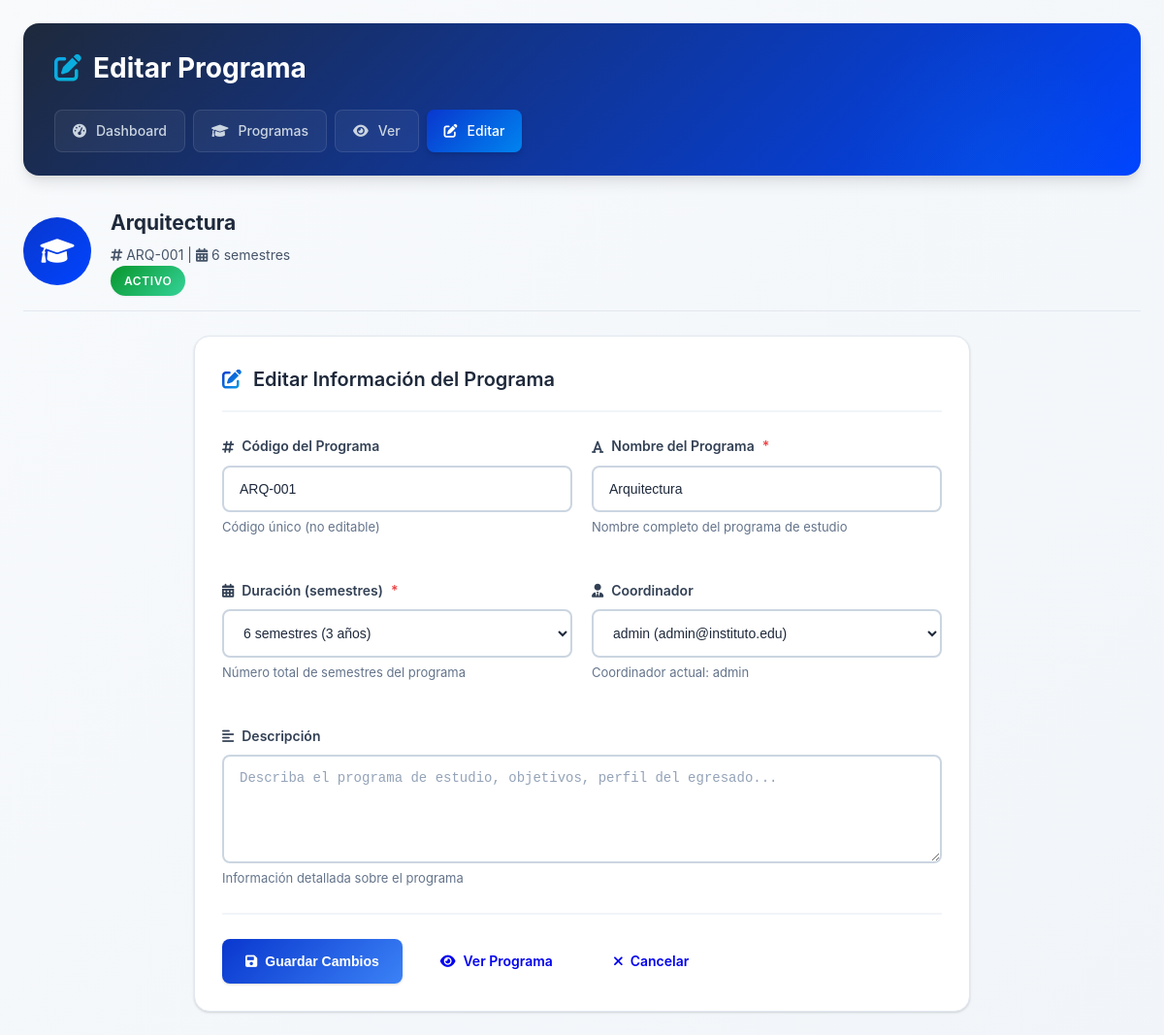
The page /coordinador/programas/editar.php?id=2 (signed in) on the database its author committed.
### tables this page shows
CREATE TABLE programas_estudio (
    id_programa INT PRIMARY KEY AUTO_INCREMENT,
    codigo_programa VARCHAR(10) UNIQUE NOT NULL,
    nombre_programa VARCHAR(100) NOT NULL,
    duracion_semestres INT DEFAULT 6,
    descripcion TEXT,
    coordinador_id INT,
    activo BOOLEAN DEFAULT TRUE,
    FOREIGN KEY (coordinador_id) REFERENCES usuarios(id_usuario)
);

CREATE TABLE usuarios (
    id_usuario INT PRIMARY KEY AUTO_INCREMENT,
    username VARCHAR(50) UNIQUE NOT NULL,
    password VARCHAR(100) NOT NULL,  
    rol ENUM('coordinador', 'profesor', 'estudiante') NOT NULL,
    email VARCHAR(100) UNIQUE NOT NULL,
    programa_estudio ENUM('Topografía', 'Arquitectura', 'Enfermería') DEFAULT NULL,
    activo BOOLEAN DEFAULT TRUE,
    fecha_creacion TIMESTAMP DEFAULT CURRENT_TIMESTAMP
);

### coordinador/programas/editar.php (the view, shortened to what this page needs)
<?php
$db = Database::getConnection();
$id_programa = isset($_GET['id']) ? intval($_GET['id']) : 0;
$stmt = $db->prepare("
    SELECT p.*, u.username as coordinador_username, u.email as coordinador_email
    FROM programas_estudio p
    LEFT JOIN usuarios u ON p.coordinador_id = u.id_usuario
    WHERE p.id_programa = ?
");
$stmt->execute([$id_programa]);
$programa = $stmt->fetch();
$coordinadores = $db->query("
    SELECT id_usuario, username, email
    FROM usuarios
    WHERE rol = 'coordinador' AND activo = 1
    ORDER BY username
")->fetchAll();
?>
<!DOCTYPE html>
<html lang="es">
<head>
    <link rel="stylesheet" href="../../assets/css/main.css">
    <link rel="stylesheet" href="https://cdnjs.cloudflare.com/ajax/libs/font-awesome/6.0.0/css/all.min.css">
</head>
<body>
    <div class="container">
        <div class="header">
            <h1><i class="fas fa-edit"></i> Editar Programa</h1>
            <div class="nav">
                <a href="../dashboard.php"><i class="fas fa-tachometer-alt"></i> Dashboard</a>
                <a href="index.php"><i class="fas fa-graduation-cap"></i> Programas</a>
                <a href="ver.php?id=<?php echo $id_programa; ?>"><i class="fas fa-eye"></i> Ver</a>
                <a href="editar.php?id=<?php echo $id_programa; ?>" class="active"><i class="fas fa-edit"></i> Editar</a>
            </div>
        </div>
        <div class="programa-header">
            <div class="programa-icon">
                <i class="fas fa-graduation-cap"></i>
            </div>
            <div class="programa-info">
                <h2><?php echo htmlspecialchars($programa['nombre_programa']); ?></h2>
                <p><i class="fas fa-hashtag"></i> <?php echo $programa['codigo_programa']; ?> |
                   <i class="fas fa-calendar-alt"></i> <?php echo $programa['duracion_semestres']; ?> semestres</p>
                <p>
                    <span class="badge <?php echo $programa['activo'] ? 'badge-active' : 'badge-inactive'; ?>">
                        <?php echo $programa['activo'] ? 'Activo' : 'Inactivo'; ?>
                    </span>
                </p>
            </div>
        </div>
        <form method="POST" class="card form-container">
            <div class="card-header">
                <h2><i class="fas fa-edit"></i> Editar Información del Programa</h2>
            </div>
            <div class="card-body">
                <div class="form-row">
                    <div class="form-group">
                        <label for="codigo_programa">
                            <i class="fas fa-hashtag"></i> Código del Programa
                        </label>
                        <input type="text" id="codigo_programa" value="<?php echo htmlspecialchars($programa['codigo_programa']); ?>"
                               class="form-control" readonly disabled>
                        <div class="help-text">Código único (no editable)</div>
                    </div>
                    <div class="form-group">
                        <label for="nombre_programa">
                            <i class="fas fa-font"></i> Nombre del Programa
                            <span class="required">*</span>
                        </label>
                        <input type="text" id="nombre_programa" name="nombre_programa" required
                               class="form-control"
                               value="<?php echo htmlspecialchars($programa['nombre_programa']); ?>">
                        <div class="help-text">Nombre completo del programa de estudio</div>
                    </div>
                </div>
                <div class="form-row">
                    <div class="form-group">
                        <label for="duracion_semestres">
                            <i class="fas fa-calendar-alt"></i> Duración (semestres)
                            <span class="required">*</span>
                        </label>
                        <select id="duracion_semestres" name="duracion_semestres" required class="form-control">
                            <option value="6" <?php echo $programa['duracion_semestres'] == 6 ? 'selected' : ''; ?>>6 semestres (3 años)</option>
                        </select>
                        <div class="help-text">Número total de semestres del programa</div>
                    </div>
                    <div class="form-group">
                        <label for="coordinador_id">
                            <i class="fas fa-user-tie"></i> Coordinador
                        </label>
                        <select id="coordinador_id" name="coordinador_id" class="form-control">
                            <?php foreach ($coordinadores as $coordinador): ?>
                                <option value="<?php echo $coordinador['id_usuario']; ?>"
                                    <?php echo $programa['coordinador_id'] == $coordinador['id_usuario'] ? 'selected' : ''; ?>>
                                    <?php echo htmlspecialchars($coordinador['username']); ?>
                                    (<?php echo $coordinador['email']; ?>)
                                </option>
                            <?php endforeach; ?>
                        </select>
                        <div class="help-text">
                            <?php if ($programa['coordinador_username']): ?>
                                Coordinador actual: <?php echo htmlspecialchars($programa['coordinador_username']); ?>
                            <?php else: ?>
                                No tiene coordinador asignado
                            <?php endif; ?>
                        </div>
                    </div>
                </div>
                <div class="form-group">
                    <label for="descripcion">
                        <i class="fas fa-align-left"></i> Descripción
                    </label>
                    <textarea id="descripcion" name="descripcion" class="form-control"
                              rows="5" placeholder="Describa el programa de estudio, objetivos, perfil del egresado..."><?php echo htmlspecialchars($programa['descripcion']); ?></textarea>
                    <div class="help-text">Información detallada sobre el programa</div>
                </div>
                <div class="form-actions">
                    <button type="submit" class="btn btn-primary">
                        <i class="fas fa-save"></i> Guardar Cambios
                    </button>
                    <a href="ver.php?id=<?php echo $id_programa; ?>" class="btn btn-info">
                        <i class="fas fa-eye"></i> Ver Programa
                    </a>
                    <a href="index.php" class="btn btn-secondary">
                        <i class="fas fa-times"></i> Cancelar
                    </a>
                </div>
            </div>
        </form>
    </div>
</body>
</html>

### coordinador/programas/editar.php (style rules this page uses)
.form-container { max-width: 800px; margin: 0 auto; }
.form-row { display: grid; grid-template-columns: repeat(auto-fit, minmax(300px, 1fr)); gap: 20px; margin-bottom: 20px; }
.form-group { display: flex; flex-direction: column; }
.form-group label { margin-bottom: 8px; font-weight: 600; color: var(--gray-700); display: flex; align-items: center; gap: 8px; font-size: 14px; }
.required { color: var(--danger); }
.help-text { font-size: 13px; color: var(--gray-500); margin-top: 5px; }
.form-actions { display: flex; gap: 15px; padding-top: 25px; margin-top: 25px; border-top: 2px solid var(--gray-100); }
.programa-header { display: flex; align-items: center; gap: 20px; margin-bottom: 25px; padding-bottom: 15px; border-bottom: 1px solid var(--gray-200); }
.programa-icon { width: 70px; height: 70px; background: linear-gradient(135deg, var(--primary), var(--primary-dark)); border-radius: 50%; display: flex; align-items: center; justify-content: center; color: white; font-size: 28px; }
.programa-info h2 { color: var(--dark); margin: 0 0 5px 0; }
.programa-info p { margin: 0; color: var(--gray-600); }

### rows shown on the page
programas_estudio: nombre_programa "Arquitectura", codigo_programa "ARQ-001", duracion_semestres "6", duracion_semestres "6 semestres (3 años)", coordinador_id "admin (admin@instituto.edu)", coordinador.username "admin"
